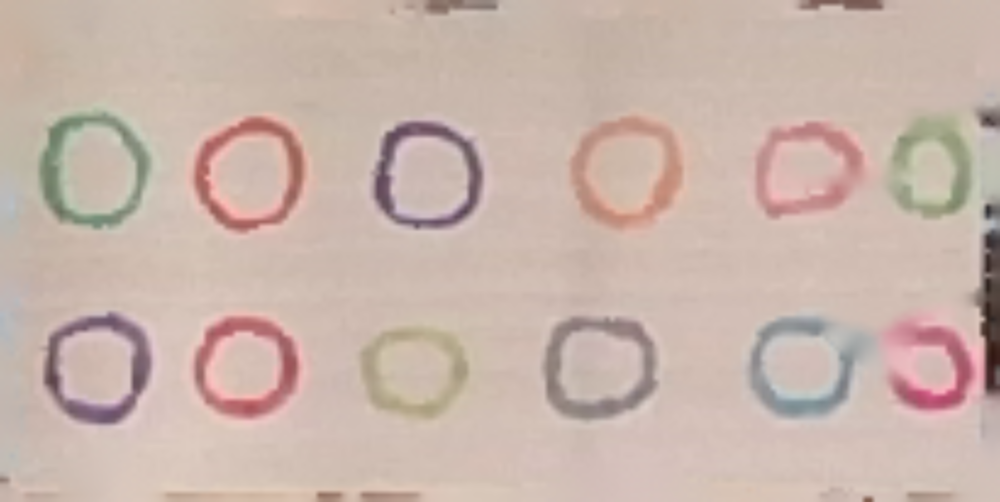
#> input picture src/mark/image_color_collection.png, 1000 x 502 px, shrunk from 2050 x 1030 before the run
$ python -i find_centerline.py   (imports and definitions only)   (older library calls are emulated)
#> lines starting #> are read from the running program, lines starting #| are printed output that depends on the picture
import cv2
import numpy as np

from skimage.morphology import skeletonize, thin
from scipy.ndimage import gaussian_filter1d


def find_centerline(binary_image):
    binary_image = thin(binary_image // 255, max_num_iter=20).astype(np.uint8) * 255

    # Skeletonize the binary image to get the centerline
    skeleton = skeletonize(binary_image // 255, method="lee").astype(np.uint8) * 255

    # Find contours of the skeleton (centerlines)
    centerline_contours, _ = cv2.findContours(
        skeleton, cv2.RETR_EXTERNAL, cv2.CHAIN_APPROX_SIMPLE
    )

    # remove center line less than 2 points
    centerline_contours = [
        contour for contour in centerline_contours if len(contour) > 2
    ]

    return centerline_contours


def find_centerline_groups(binary_image, connectivity=8):
    # Find connected components (masks)
    num_labels, labels, stats, centroids = cv2.connectedComponentsWithStats(
        binary_image, connectivity, cv2.CV_32S
    )

    all_centerlines = []
    all_masks = []

    # Iterate through each connected component (excluding the background)
    for label in range(1, num_labels):
        mask = np.zeros_like(binary_image, dtype=np.uint8)
        mask[labels == label] = 255

        # Find centerline for the current mask
        centerline_contours = find_centerline(mask)
        all_centerlines.extend(centerline_contours)
        all_masks.append(mask)

    return all_centerlines, all_masks


# add filter to smooth the centerline
def filter_centerlines(centerline_contours, filter_size=5):
    smoothed_centerline_contours = []
    for centerline_contour in centerline_contours:
        sigma = filter_size
        centerline_contour[:, 0, 0] = gaussian_filter1d(
            centerline_contour[:, 0, 0], sigma=sigma
        )
        centerline_contour[:, 0, 1] = gaussian_filter1d(
            centerline_contour[:, 0, 1], sigma=sigma
        )
        smoothed_centerline_contours.append(centerline_contour)
    return smoothed_centerline_contours


# Now just temporary solution, no need currently
def centerline_downsample(centerline_contour, downsample_factor: int = 1):
    downsampled_contour = centerline_contour[::downsample_factor]
    # add the first point to the end to make it a closed loop
    downsampled_contour = np.concatenate(
        [downsampled_contour, downsampled_contour[0:1, ...]], axis=0
    )
    downsampled_contour = downsampled_contour.squeeze(axis=1)
    return downsampled_contour

>>> import cv2
>>> picture = cv2.imread('../mark/image_color_collection.png', cv2.IMREAD_GRAYSCALE)
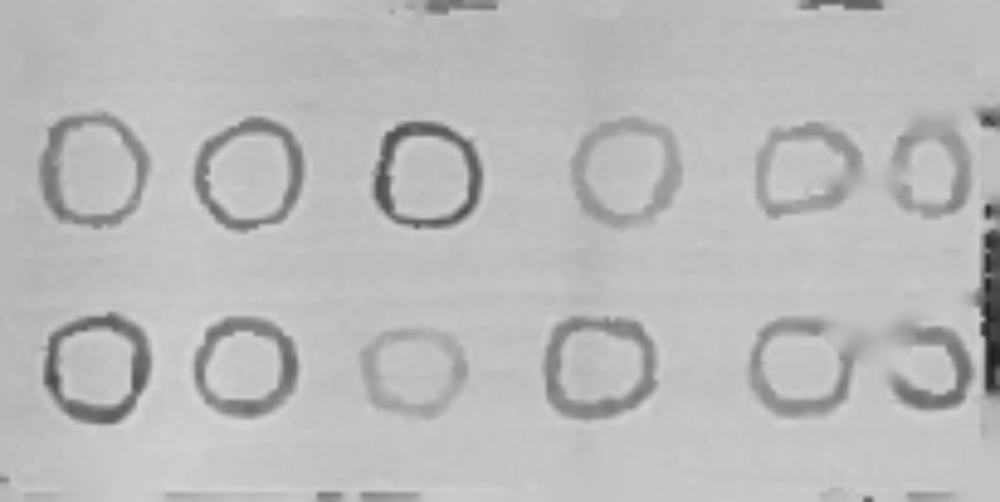
#> picture: shape (502, 1000); min 31, max 212, mean 185.2
>>> result = find_centerline_groups(picture)
#> in find_centerline_groups, `num_labels, labels, stats, centroids = cv2.connectedComponentsWithStat..`: labels: shape (502, 1000) int32; every value is 1
#> in find_centerline_groups, `num_labels, labels, stats, centroids = cv2.connectedComponentsWithStat..`: num_labels = 2; stats = [[-1, 2147483647, 0, 0, 0], [0, 0, 1000, 502, 502000]]; centroids = [[nan, nan], [499.5, 250.5]]
#> after the loop in find_centerline_groups, `for label in range(1, num_labels):`: mask: shape (502, 1000); every value is 255
